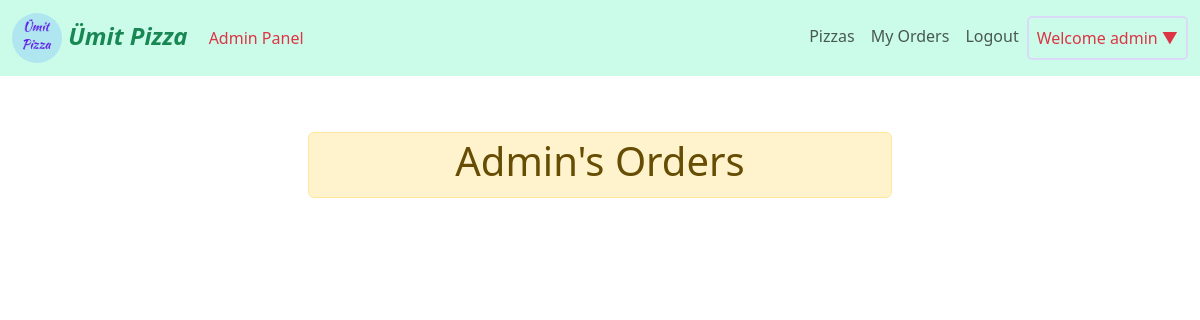
/my_orders/ (signed in), run on an earlier commit of the app's database.
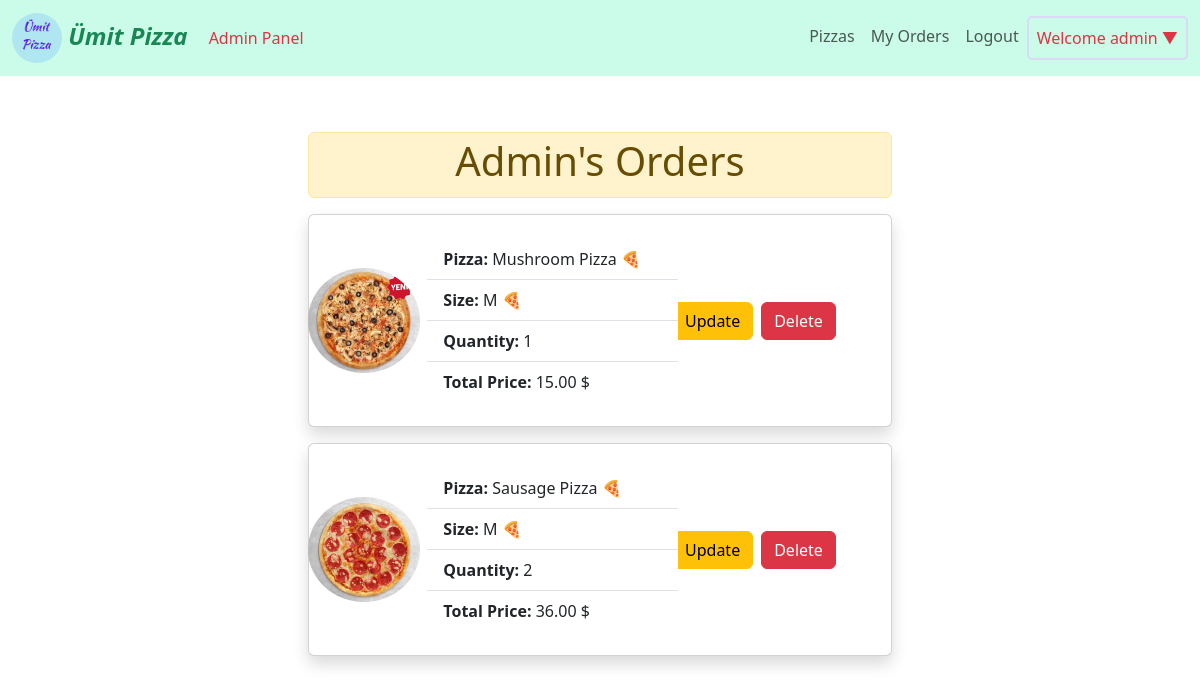
And on a later commit of the database.
### pizzas/models.py (models this page shows, shortened)
class Order(models.Model):
    pizza = models.ForeignKey(Pizza, on_delete=models.CASCADE)
    user = models.ForeignKey(User, on_delete=models.CASCADE)
    size = models.CharField(max_length=100, choices=SIZE, default='M')
    quantity = models.IntegerField(default=1)

class Pizza(models.Model):
    name = models.CharField(max_length=100)
    toppings = models.ManyToManyField(Topping)
    image = models.ImageField(upload_to='pizza_pics', blank=True, null=True)
    price = models.DecimalField(max_digits=10, decimal_places=2)
    def __str__(self):
        return self.name

### pizzas/views.py (the view)
# urls.py: path('my_orders/', my_orders, name='my_orders'),
def my_orders(request):
    orders = Order.objects.filter(user=request.user)
    for order in orders:
        order.total_price = order.quantity * order.pizza.price
    context = {
        'orders': orders,
    }
    return render(request, 'pizzas/my_orders.html', context)

### pizzas/templates/pizzas/my_orders.html (shortened to what this page needs)
{% extends 'pizzas/base.html' %}
{% block content %}
<div class="d-flex flex-column justify-content-center mx-auto mt-5 col-md-6">
    <div class="alert alert-warning text-center m-2 p-1">
        <h1>{{ user.username | capfirst }}'s Orders</h1>
    </div>
    {% for order in orders %}
    <div class="card m-2 shadow p-2">
        <div class="row g-0 align-items-center">
            <div class="col-md-2 d-flex justify-content-center">
                <img src="{{ order.pizza.image.url }}" style="border-radius:50%; max-width: 7em; height: auto;" alt="">
            </div>
            <div class="col-md-6">
                <div class="card-body">
                    <ul class="list-group list-group-flush">
                        <li class="list-group-item">
                            <strong>Pizza:</strong> {{ order.pizza }} 🍕
                        </li>
                        <li class="list-group-item">
                            <strong>Size:</strong> {{ order.size }} 🍕
                        </li>
                        <li class="list-group-item">
                            <strong>Quantity:</strong> {{ order.quantity }}
                        </li>
                        <li class="list-group-item">
                            <strong>Total Price:</strong> {{ order.total_price }} $
                        </li>
                    </ul>
                </div>
            </div>
            <div class="col-md-3 d-flex align-items-center justify-content-end">
                <a href="{% url 'update_order' order.id %}"><button class="btn btn-warning me-2">Update</button></a>
                <a href="{% url 'delete_order' order.id %}"><button class="btn btn-danger">Delete</button></a>
            </div>
        </div>
    </div>
    {% endfor %}
</div>
{% endblock content %}

### pizzas/templates/pizzas/base.html (shortened to what this page needs)
{% load static %}
<!DOCTYPE html>
<html lang="en">
<head>
    <link href="https://cdn.jsdelivr.net/npm/bootstrap@5.3.0-alpha1/dist/css/bootstrap.min.css" rel="stylesheet">
    <link rel="stylesheet" href="{% static 'css/styley.css' %}">
</head>
<body>
    {% include 'pizzas/navbar.html' %}
    {% block content %}
    {% endblock content %}
</body>
</html>

### pizzas/templates/pizzas/navbar.html (shortened to what this page needs)
{% load static %}
    <nav class="navbar navbar-expand-lg navbar navbar-white">
        <div class="container-fluid ">
           <a class="navbar-brand alert-warning text-success fs-4 fw-bolder fst-italic" href="/">
            <img src="{% static 'images/umit_pizza.png' %}" alt="Hi!" width="50" height="50" class="rounded-5">
            Ümit Pizza</a>
            {% if request.user.is_superuser %}
            <a class="nav-link text-danger adm" href="/admin" target="blank">Admin Panel</a>
            {% endif %}
            <div class="collapse navbar-collapse" id="navbars-host">
                <ul class="navbar-nav ms-auto">
                    <li class="nav-item"><a class="nav-link" href="{% url 'pizzas' %}">Pizzas</a></li>
                    {% if user.is_authenticated %}
                    <li class="nav-item"><a class="nav-link" href="{% url 'my_orders' %}">My Orders</a></li>
                    <li class="nav-item"><a class="nav-link" href="{% url 'logout' %}">Logout</a></li>
                    <li class="nav-item dropdown forget">
                            <a href="#" class="nav-link text-danger dropbtn">Welcome {{user}} ▼</a>
                    </li>
                    {% endif %}
                </ul>
            </div>
        </div>
    </nav>

### static/css/styley.css (style rules this page uses)
.navbar { background-color: rgb(203, 252, 233); }
nav { position: fixed; top: 0; width: 100%; z-index: 1000; }
.adm { color: #dc3545; text-decoration: none; border-radius: 5px; padding: 5px; }
li a, .dropbtn { display: inline-block; text-align: center; text-decoration: none; border-radius: 5px; }
li.dropdown { display: inline-block; }
.forget { border: 2px solid rgb(218, 218, 248); border-radius: 5px; }

What changed in the data, as far as the page shows it:
added Order: pizza.image (picture), pizza "Mushroom Pizza", size "M", quantity "1", total_price "15.00"
added Order: pizza.image (picture), pizza "Sausage Pizza", size "M", quantity "2", total_price "36.00"
